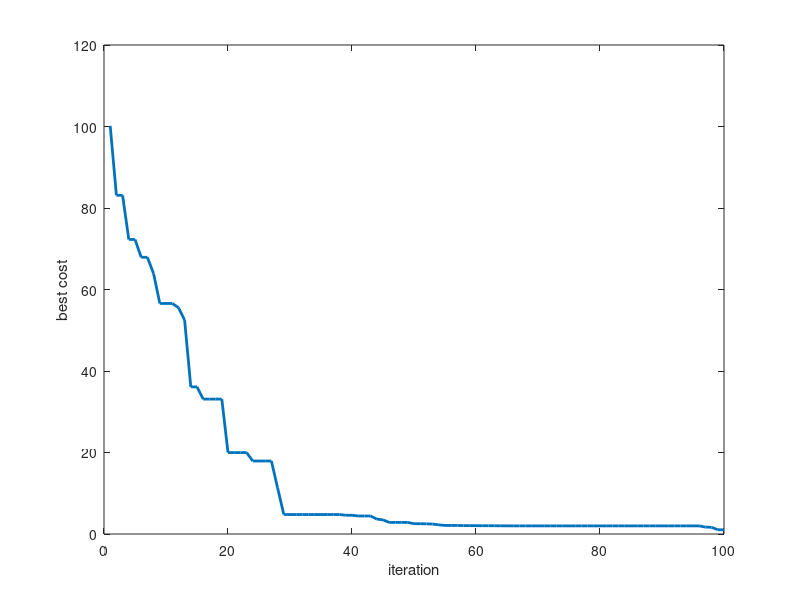

The MATLAB script that drew this image:
function PSO1
  
  %% Clear all
  clc;
  clear;
  close all;
  
  %% Problem Definition
  cf = @RastriginFunction;
  nr_variables = 5;                       % Number of variables unknown (part of the decision)
  variable_size = [1 nr_variables];        % Vector representation
  var_min = -10;                          % Lower bound of decision space
  var_max = 10;                           % Upper bound of decision space
  
  %% Parameter Adjustment
  max_iterations = 100;                   % Maximum iterations in PSO algorithm
  swarm_size = 50;                        % Swarm size (number of particles)
  w = 1;                                  % Inertia coefficient
  w_damp = 0.90;                          % damping of inertia coefficient, lower = faster damping
  c1 = 1;                                 % Cognitive acceleration coefficient (c1 + c2 = 4)
  c2 = 3;                                 % Social acceleration coefficient (c1 + c2 = 4)
  
  %% Init
  template_particle.position = [];
  template_particle.velocity = [];
  template_particle.cost = 0;
  template_particle.best.position = [];   % Local best
  template_particle.best.cost = inf;       % Local best
  
  % Copy and put the particle into a matrix
  particles = repmat(template_particle, swarm_size, 1);
  
  % Initialize global best (current worst value, inf for minimization, -inf for maximization)
  global_best.cost = inf;
  
  for i=1:swarm_size
    
    % Initialize all particles with random position inside the search space
    particles(i).position = unifrnd(var_min, var_max, variable_size);
    
    % Initiliaze velocity to the 0 vector
    particles(i).velocity = zeros(variable_size);
    
    % Evaluate the current cost
    particles(i).cost = cf(particles(i).position);
    
    % Update the local best to the current location
    particles(i).best.position = particles(i).position;
    particles(i).best.cost = particles(i).cost;
    
    % Update global best
    if (particles(i).best.cost < global_best.cost)
      global_best.position = particles(i).best.position;
      global_best.cost = particles(i).best.cost;
    endif
    
  endfor
  
  % Best cost at each iteration
  best_costs = zeros(max_iterations, 1);
    
  
  %% PSO Loop
  
  for iteration=1:max_iterations
    
    for i=1:swarm_size
      
      % Initialize two random vectors
      r1 = rand(variable_size);
      r2 = rand(variable_size);
      
      % Update velocity
      particles(i).velocity = (w * particles(i).velocity) ...
        + (c1 * r1 .* (particles(i).best.position - particles(i).position)) ...
        + (c2 * r2 .* (global_best.position - particles(i).position));
      
      % Update position
      particles(i).position = particles(i).position + particles(i).velocity;
      
      % Update cost
      particles(i).cost = cf(particles(i).position);
      
      % Update local best (and maybe global best) if current cost is better
      if (particles(i).cost < particles(i).best.cost)
        particles(i).best.position = particles(i).position;
        particles(i).best.cost = particles(i).cost;
        
        % Update global best
        if (particles(i).best.cost < global_best.cost)
          global_best.position = particles(i).best.position;
          global_best.cost = particles(i).best.cost;
        endif
        
      endif
      
    endfor
    
    % Get best value
    best_costs(iteration) = global_best.cost;
    
    % Display information for this iteration
    % disp(["Iteration " num2str(iteration) ": best cost = " num2str(best_costs(iteration))]);
    
    % Damp w
    w = w * w_damp;
    
  endfor
  
  %% Print results
  ["Best cost: " num2str(global_best.cost)]
  
  %% Plot results
  figure;
  plot(best_costs, "LineWidth", 2);
  xlabel("iteration");
  ylabel("best cost");
  
endfunction

function ret = SphereFunction(x)
  
  ret = sum(x.^2);

endfunction

function ret = RastriginFunction(x)
  
  ret = 10 * size(x)(2) + sum(x.^2 - 10 * cos(2*pi.*x));

endfunction
